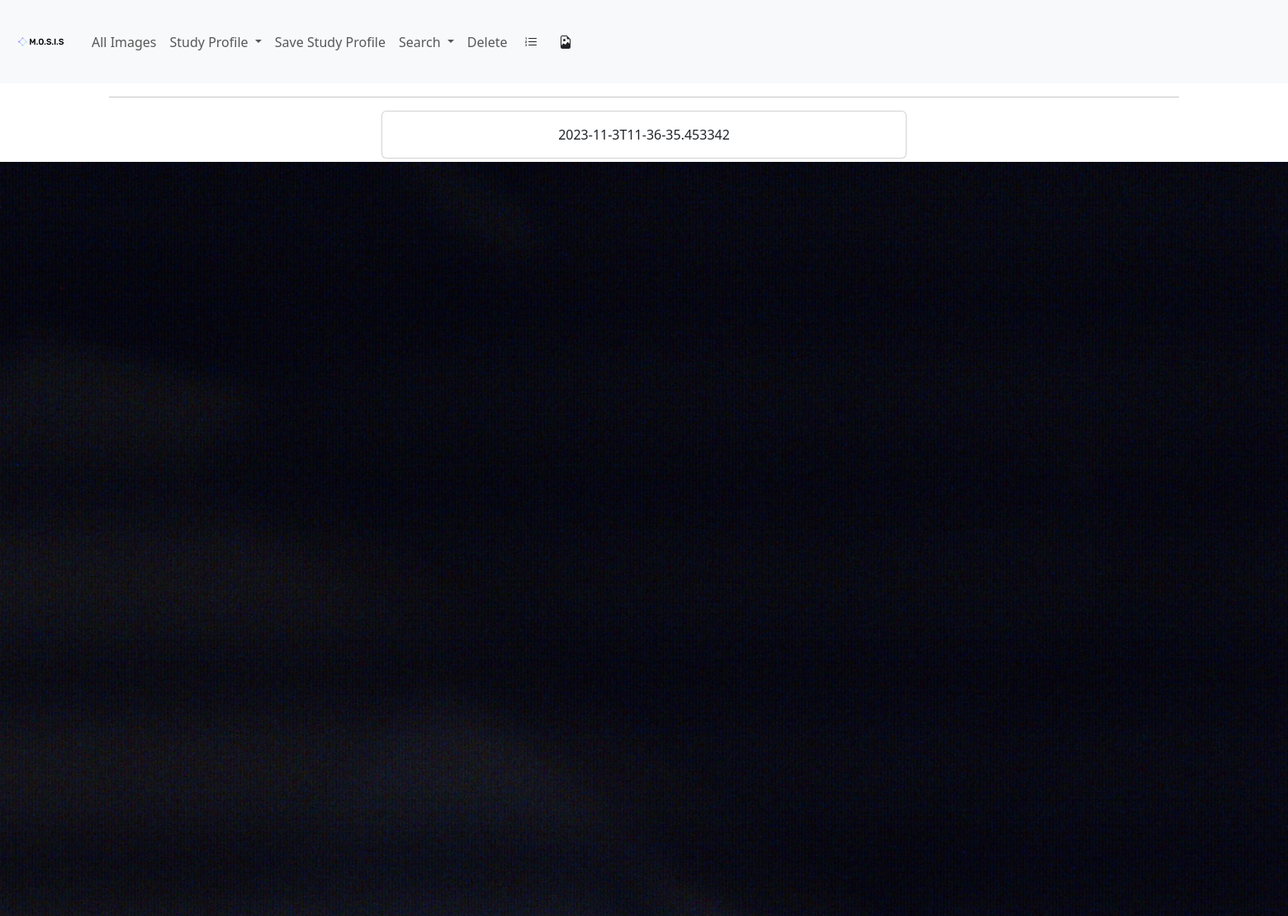
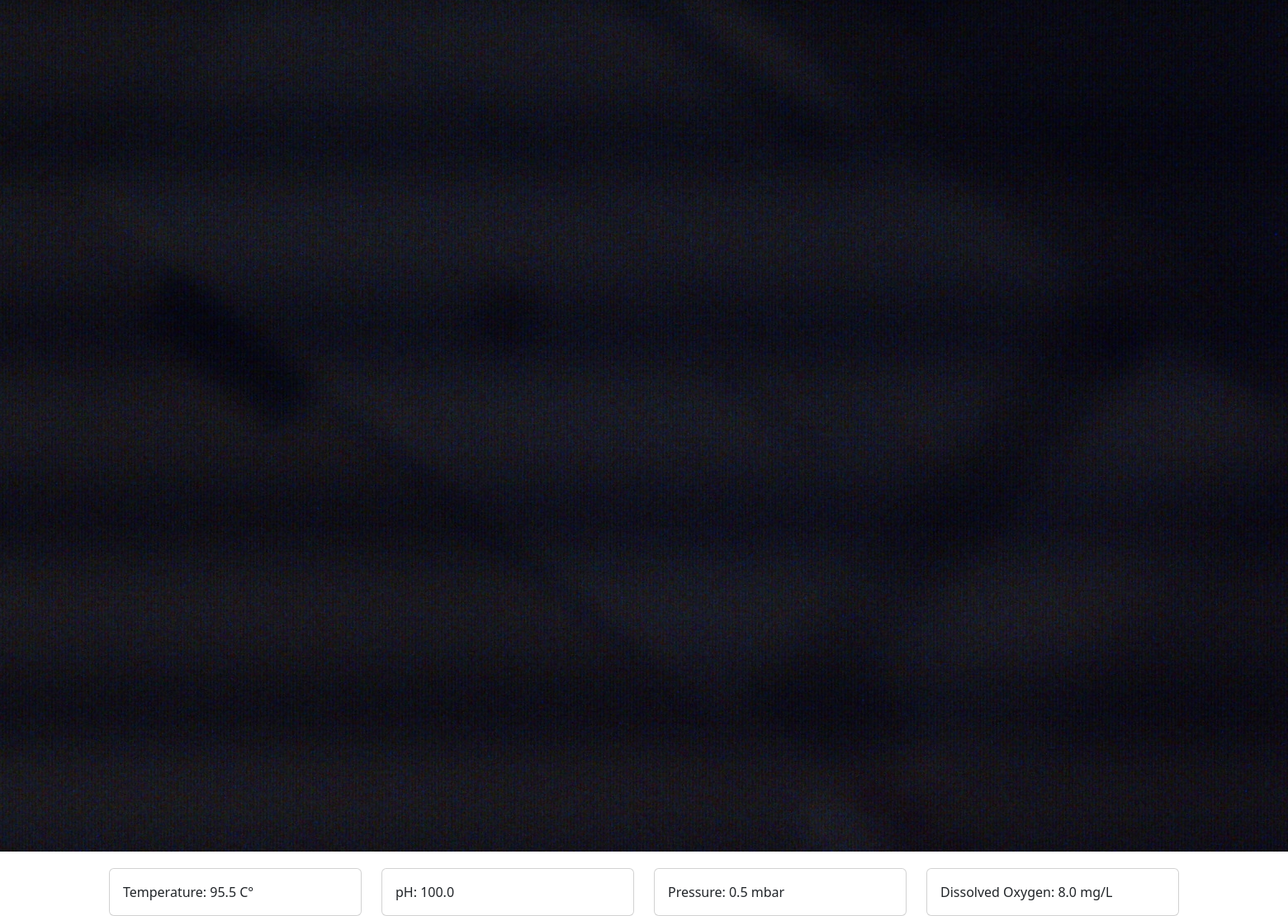
Page /entry/8 on the committed database (2 pictures, top to bottom).
### tables this page shows
CREATE TABLE MediaMetadata (
        metadataId INTEGER PRIMARY KEY UNIQUE,
        entryId INTEGER,
        leftCameraMedia TEXT NOT NULL,
        rightCameraMedia TEXT NOT NULL,
        time TEXT NOT NULL,
        temperature REAL NOT NULL,
        pressure REAL NOT NULL,
        ph REAL NOT NULL,
        dissolvedOxygen REAL NOT NULL,
        FOREIGN KEY (entryId) REFERENCES media_entry(entryId)
    );

### routes.py (the view, shortened to what this page needs)
@app.route("/entry/<id>")
def entry(id=0):
    MediaEntry = dbQuery.getMediaEntry(id)
    if MediaEntry.shotType == "SINGLE":
        return render_template(
            "singleEntry.html",
            MediaMetadata=dbQuery.getAllMediaMetadataId(id)[0],
            str=str,
            round=round,
            url_for=url_for)

### db.py (called while the page is built)
    def getMediaEntry(self, entryId: int) -> MediaEntryInternalRepresentation:
        ret = self.cursor.execute("SELECT * FROM MediaEntry WHERE entryId = ?",
                                  (entryId, )).fetchone()
        return DatabaseQuery.mediaEntryTableToInternalRepresentation(ret)

    def getAllMediaMetadataId(
            self, entryId: int) -> [MediaMetadataInternalRepresentation]:
        ret = self.cursor.execute(
            "SELECT * FROM MediaMetadata WHERE entryId = ?",
            (entryId, )).fetchall()
        return list(
            map(
                lambda x: DatabaseQuery.
                mediaMetadataTableToInternalRepresentation(x), ret))

    @staticmethod
    def mediaEntryTableToInternalRepresentation(dbQuery: (
    )) -> MediaEntryInternalRepresentation:
        return MediaEntryInternalRepresentation(dbQuery[0], dbQuery[1],
                                                dbQuery[2], dbQuery[3],
                                                dbQuery[4], dbQuery[5],
                                                dbQuery[6], dbQuery[7])

    def mediaMetadataTableToInternalRepresentation(dbQuery: (
    )) -> MediaMetadataInternalRepresentation:
        return MediaMetadataInternalRepresentation(dbQuery[0], dbQuery[1],
                                                   dbQuery[2], dbQuery[3],
                                                   dbQuery[4], dbQuery[5],
                                                   dbQuery[6], dbQuery[7],
                                                   dbQuery[8])

### templates/singleEntry.html (shortened to what this page needs)
  {% extends 'base.html' %}
  {% block body %}
  <div class="container">
    <hr>
    <div class="row d-flex justify-content-center">
      <div class="col-6">
        <div class="card">
          <div class="card-body d-flex justify-content-center">
            {{MediaMetadata.time}}
          </div>
        </div>
      </div>
    </div>
    <div class="row">
      <div class="col-6 d-flex justify-content-center mt-1 mb-1">
        <img src={{ url_for('static', filename=MediaMetadata.leftCameraMedia.split("/").pop()) }} alt="">
      </div>
      <div class="col-6 d-flex justify-content-center mt-1 mb-1">
      </div>
    </div>
    <div class="row pt-3">
      <div class="col-3">
        <div class="card">
          <div class="card-body">
            {{"Temperature: " + str(round(MediaMetadata.temperature,3)) + " C" + '°'}}
          </div>
        </div>
      </div>
      <div class="col-3">
        <div class="card">
          <div class="card-body">
            {{"pH: " + str(round(MediaMetadata.ph,3))}}
          </div>
        </div>
      </div>
      <div class="col-3">
        <div class="card">
          <div class="card-body">
            {{"Pressure: " + str(round(MediaMetadata.pressure,3)) + " mbar"}}
          </div>
        </div>
      </div>
      <div class="col-3">
        <div class="card">
          <div class="card-body">
            {{"Dissolved Oxygen: " + str(round(MediaMetadata.dissolvedOxygen,3)) + " mg/L"}}
          </div>
        </div>
      </div>
    </div>
  </div>
  {% endblock %}

### rows in the picture
MediaMetadata: time "2023-11-3T11-36-35.453342", leftCameraMedia (picture), temperature "Temperature: 95.5 C°", pressure "pH: 100.0", dissolvedOxygen "Pressure: 0.5 mbar", ph "Dissolved Oxygen: 8.0 mg/L"
